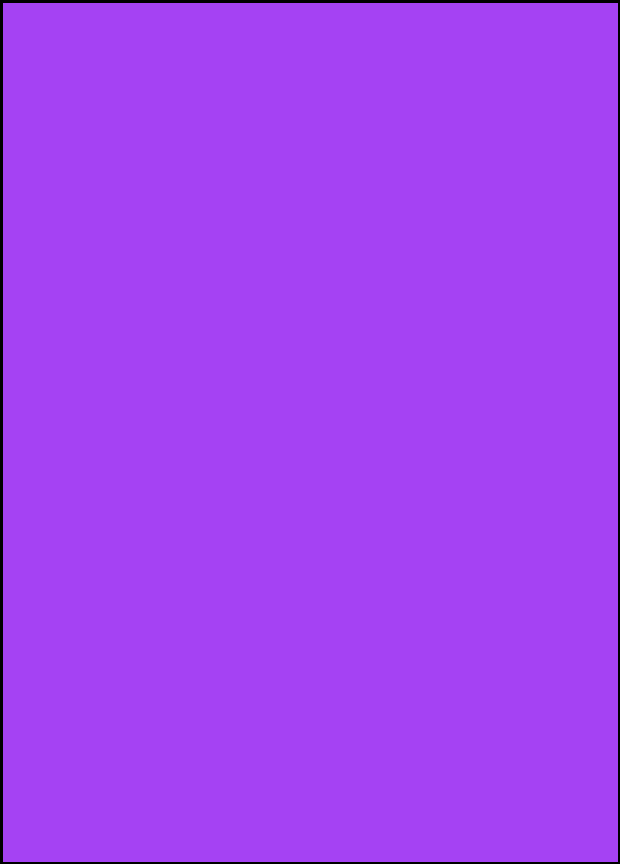
Frame 1 (no input)
Frame 60 (the mouse pressed at the canvas centre just before this capture): identical to frame 1, image omitted
Frame 120 (the mouse held since frame 60 and released just before this capture): identical to frame 1, image omitted

The Processing sketch that drew this single still picture (run headless with seeded random() and noise(); from frame 60 on, the mouse is pressed at the canvas centre):

// Processing sketch: output_subdivisions_of_international_standard_paper_sizes
// ── output_subdivisions_of_international_standard_paper_sizes.pde
/*

ISO Paper Sizes Defined:

The A series paper sizes are defined by the following requirements:

The length divided by the width is the square root of 2.
The A0 size has an area of 1 unit.
Each subsequent size A(n) is defined as A(n-1) cut in half parallel to its shorter sides.
https://i.stack.imgur.com/tDQjn.gif

Task:

given an input f[n] output A0 divided into n subdivisions.

Test cases:

f[1] to f[12]:

https://i.stack.imgur.com/Ji01L.gif

Here, A0 is given by f[1], but this indexing isn't essential.

Winning criteria:

The shortest code in bytes wins.

*/

class Rect {
  int x, y, w, h;
  
  Rect(int x, int y, int w, int h) {
    this.x = x;
    this.y = y;
    this.w = w;
    this.h = h;
  }
  
  String toString() {
    return String.format("Rect(%d, %d, %d, %d)", x, y, w, h);
  }
}

class Divider {
  ArrayList<Rect>    rects;
  ArrayList<Integer> colors;
  
  Divider(int x, int y, int w, int h) {
    rects = new ArrayList<Rect>();
    rects.add(new Rect(x, y, w, h));
    
    colors = new ArrayList<Integer>();
    colors.add(randrgb());
  }
  
  void draw() {
    strokeWeight(5);
    stroke(0);
    for (int i = 0; i < rects.size(); i++) {
      Rect r = rects.get(i);
      int c = colors.get(i);
      
      fill(c);
      rect(r.x, r.y, r.w, r.h);
    }
  }
  
  void next() {
    int n = rects.size();
    Rect r = rects.get(n - 1);
    if (n%2 != 0)
      rects.add(new Rect(r.x, r.y + r.h/2, r.w, r.h/2));
    else
      rects.add(new Rect(r.x + r.w/2, r.y, r.w/2, r.h));   
    colors.add(randrgb());
  }
}

Divider divider;

void setup() {
  size(310*2, 432*2);
  reset();
}

void reset() {
  divider = new Divider(0, 0, width, height);
}

void draw() {
  divider.draw();
}

void keyPressed() {
  if (key == ' ') {
    reset();
  } else if (key == ENTER) {
    divider.next();
  }
}

color randrgb() {
  float r = random(256);
  float g = random(256);
  float b = random(256);
  return color(r, g, b);
}
